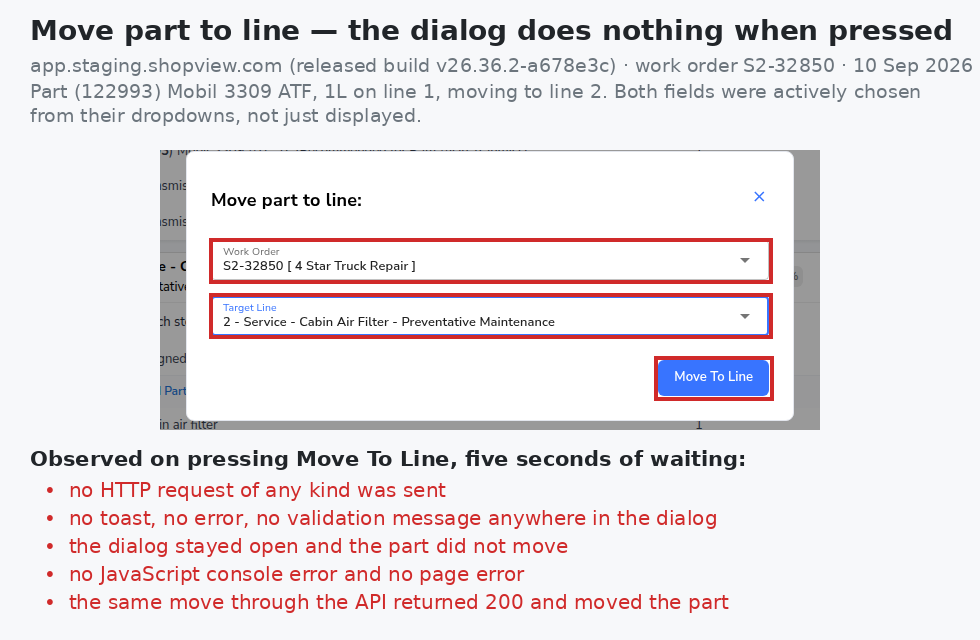
#> input picture build/move-part-to-line-2026-09-10/ev/EX1-move-to-line-does-nothing.png, 980 x 640 px, given in place of P-cost-1-typed.png, which was not available
$ python exhibit.py
#> lines starting #> are read from the running program, lines starting #| are printed output that depends on the picture
# usage: python3.12 exhibit.py -> SV-11116 Jira exhibits in ../ev/
from PIL import Image, ImageDraw, ImageFont
F=lambda n,b=False: ImageFont.truetype('/usr/share/fonts/truetype/dejavu/DejaVuSans%s.ttf'%('-Bold' if b else ''),n)
RED=(204,0,0); GRN=(0,140,60); ORG=(220,110,0); GRY=(70,70,70); EV='../ev/'
def panel(path,crop,boxes,title,tcol,sub,s=2):
#> called with path = 'P-cost-1-typed.png', crop = (500, 372, 1104, 445), tcol = (220, 110, 0), s = 2
    im=Image.open(EV+path).convert('RGB'); x0,y0,x1,y1=crop; c=im.crop((x0*s,y0*s,x1*s,y1*s))
#> in panel, im is the input picture: PIL image 980x640 RGB; mean R, G, B 236.1, 231.6, 234.3
#> after `c = im.crop((x0 * s, y0 * s, x1 * s, y1 * s))`: c: PIL image 1208x146 RGB; every value is 0
    if s==1: c=c.resize((c.width*2,c.height*2),Image.LANCZOS)
    d=ImageDraw.Draw(c)
    for (bx0,by0,bx1,by1),col,lab,pos in boxes:
        r=((bx0-x0)*2,(by0-y0)*2,(bx1-x0)*2,(by1-y0)*2); d.rectangle(r,outline=col,width=6)
        if lab:
            f=F(26,True); w=d.textlength(lab,font=f)
            tx={'r':c.width-w-24}.get(pos, max(4,min(r[0],c.width-w-20))); ty=r[3]+10 if pos in('b','r') else r[1]-48
            d.rectangle((tx-6,ty-4,tx+w+8,ty+36),fill=(255,255,255),outline=col,width=3); d.text((tx,ty),lab,font=f,fill=col)
    head=Image.new('RGB',(c.width,110),(255,255,255)); hd=ImageDraw.Draw(head); hd.text((20,12),title,font=F(30,True),fill=tcol); hd.text((20,62),sub,font=F(23),fill=GRY)
#> after `head = Image.new('RGB', (c.width, 110), (255, 255, 255))`: head: PIL image 1208x110 RGB; every value is 255
    o=Image.new('RGB',(c.width,c.height+110),(255,255,255)); o.paste(head,(0,0)); o.paste(c,(0,110)); return o
#> after `o = Image.new('RGB', (c.width, c.height + 110), (255, 255, 255))`: o: PIL image 1208x256 RGB; every value is 255
#> call 2 of panel, with path = 'PR-dialog.png', crop = (500, 372, 1104, 445), tcol = (204, 0, 0), s = 2
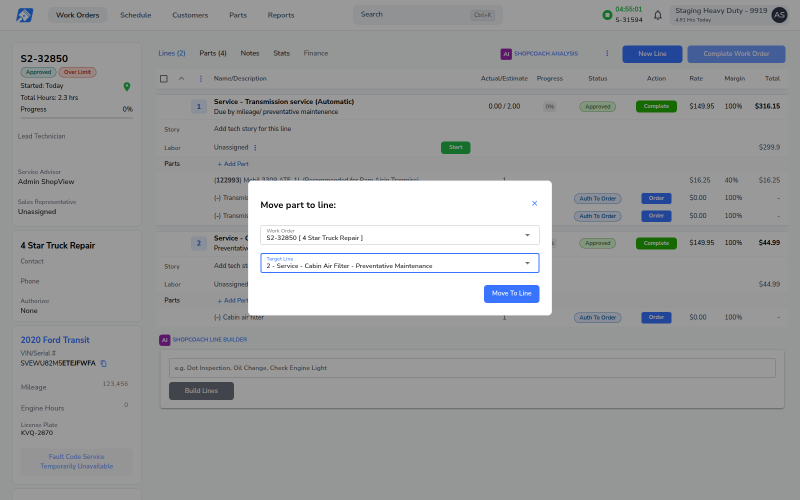
#> input picture build/move-part-to-line-2026-09-10/ev/mv3-filled.png, 1600 x 1000 px, given in place of PR-dialog.png, which was not available (shown at 1/2 size)
#> in panel, im is the input picture: PIL image 1600x1000 RGB; mean R, G, B 157, 158.3, 159.6
#> in panel (call 2), `x0, y0, x1, y1 = crop`: x0 = 500; y0 = 372; x1 = 1104; y1 = 445
#> in panel (call 2), `c = im.crop((x0 * s, y0 * s, x1 * s, y1 * s))`:
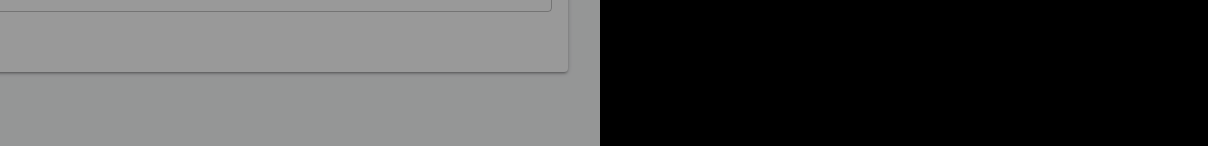
#> c: PIL image 1208x146 RGB; mean R, G, B 74.5, 74.7, 74.8
#> the loop in panel (call 2), `for (bx0,by0,bx1,by1),col,lab,pos in boxes:` made 2 passes
#> (bx0, by0, bx1, by1, col, lab, pos, r) on passes 1 to 2: (521, 388, 696, 428, (204, 0, 0), '', 0, (42, 32, 392, 112)), (712, 388, 888, 428, (204, 0, 0), '', 0, (424, 32, 776, 112))
#> in panel (call 2), `o.paste(c, (0, 110))`:
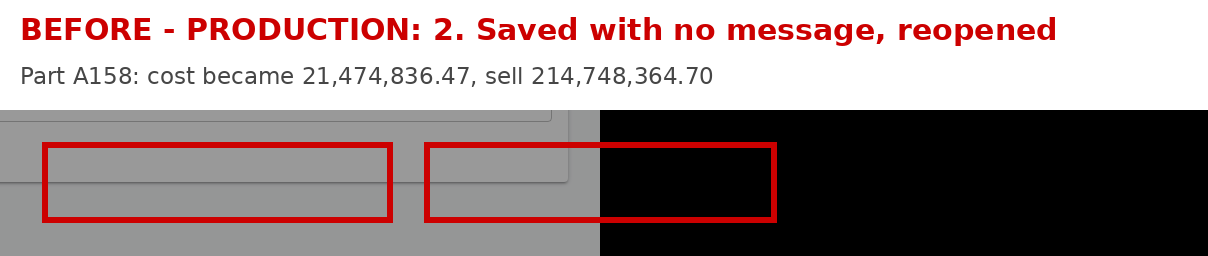
#> o: PIL image 1208x256 RGB; mean R, G, B 151.6, 139, 139
#> call 3 of panel, with path = 'G-cost-2-after-save.png', crop = (500, 400, 1500, 900), title = 'AFTER - QA BRANCH: same cost typed, Save', tcol = (0, 140, 60), s = 2
#> in panel (call 3), `x0, y0, x1, y1 = crop`: y0 = 400; x1 = 1500; y1 = 900
#> in panel (call 3), `c = im.crop((x0 * s, y0 * s, x1 * s, y1 * s))`:
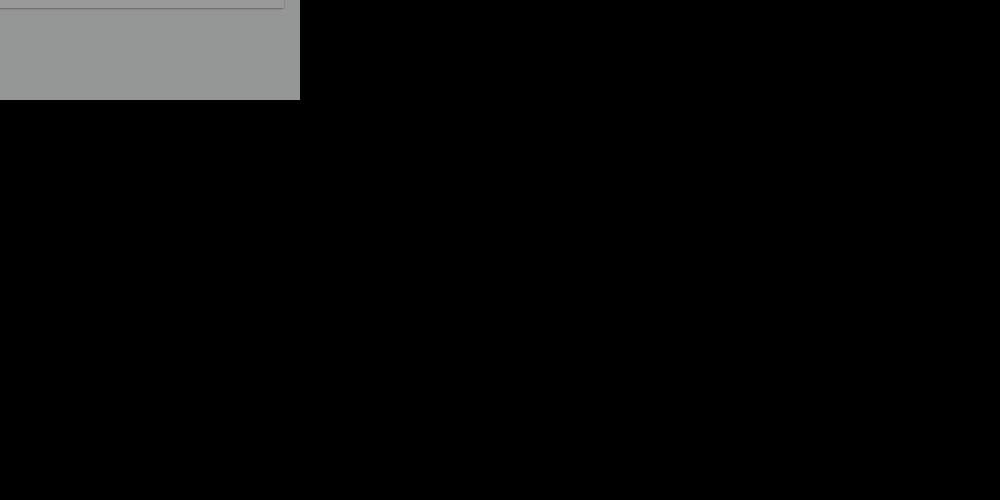
#> c: PIL image 2000x1000 RGB (shown at 1/2 size); mean R, G, B 8.9, 9, 9
#> the loop in panel (call 3), `for (bx0,by0,bx1,by1),col,lab,pos in boxes:` made 2 passes
#> (bx0, by0, bx1, by1, col, lab, pos, r) on pass 2: (1100, 770, 1500, 824, (0, 140, 60), 'Clear message, nothing saved', 1, (1200, 740, 2000, 848))
#> (bx0, by0, bx1, by1, col, lab, pos, r) on pass 1: (521, 412, 696, 452, (0, 140, 60), '', 0, (42, 24, 392, 104))
#> in panel (call 3), `head = Image.new('RGB', (c.width, 110), (255, 255, 255))`: head: PIL image 2000x110 RGB; every value is 255
#> in panel (call 3), `o = Image.new('RGB', (c.width, c.height + 110), (255, 255, 255))`: o: PIL image 2000x1110 RGB; every value is 255
#> in panel (call 3), `o.paste(c, (0, 110))`:
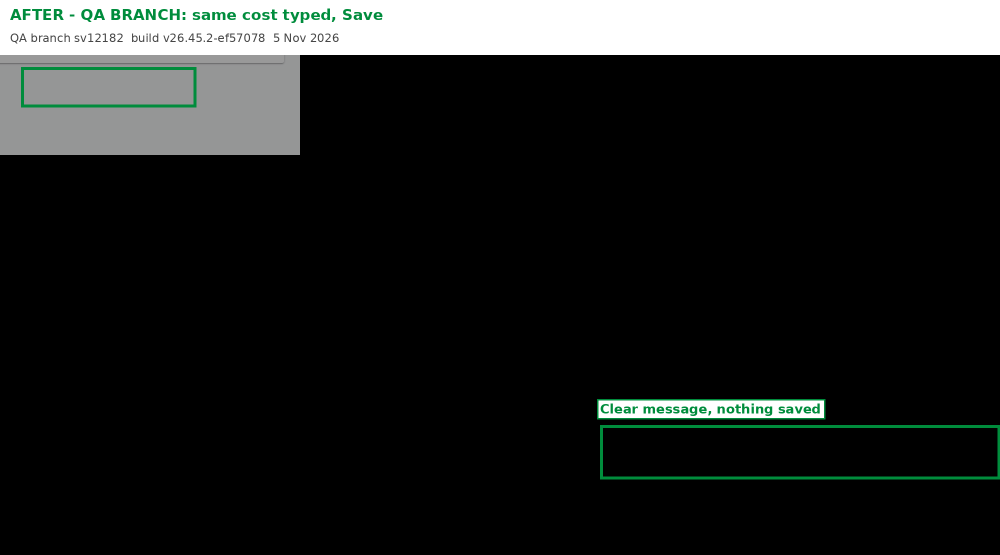
#> o: PIL image 2000x1110 RGB (shown at 1/2 size); mean R, G, B 33.4, 35.2, 34.2
def row(panels,caption,fn,stack=False):
#> called with fn = 'before-after-cost.png', stack = True
    if stack:
        W=max(p.width for p in panels)+60; H=sum(p.height for p in panels)+30*(len(panels)+1)+44*len(caption)+20; o=Image.new('RGB',(W,H),(240,240,240)); y=30
#> after `W = max((p.width for p in panels)) + 60`: W = 2060
#> after `H = sum((p.height for p in panels)) + 30 * (len(panels) + 1) + 44 * le`: H = 1850
#> after `o = Image.new('RGB', (W, H), (240, 240, 240))`: o: PIL image 2060x1850 RGB; every value is 240
        for p in panels: o.paste(p,(30,y)); y+=p.height+30
#> this loop made 3 passes
#> y on passes 1 to 3: 316, 602, 1742
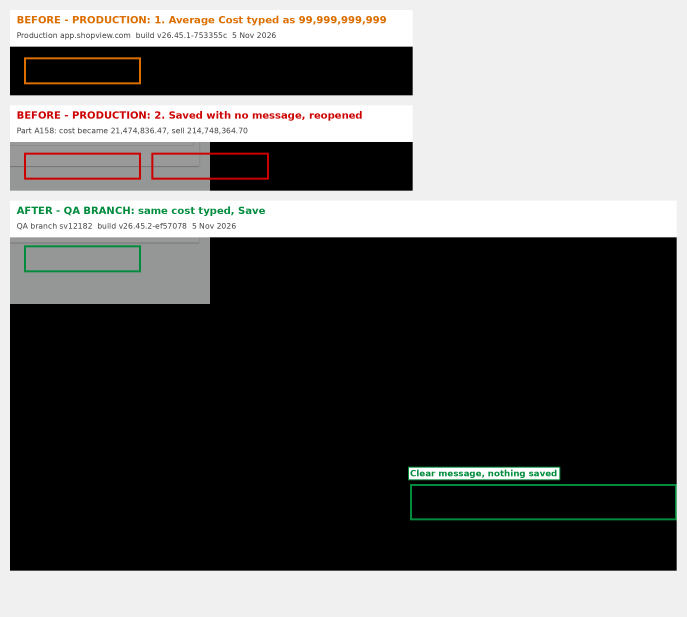
#> o: PIL image 2060x1850 RGB (shown at 1/3 size); mean R, G, B 101.9, 101.5, 100.5
#> after the loop, y = 1742
    else:
        W=sum(p.width for p in panels)+30*(len(panels)+1); H=max(p.height for p in panels)+60+44*len(caption); o=Image.new('RGB',(W,H),(240,240,240)); x=30
        for p in panels: o.paste(p,(x,30)); x+=p.width+30
        y=max(p.height for p in panels)+45
    d=ImageDraw.Draw(o)
    for t in caption: d.text((30,y),t,font=F(28),fill=GRY); y+=44
#> this loop made 2 passes
#> y on passes 1 to 2: 1786, 1830
#> after the loop, y = 1830
    o.save(EV+fn); print(fn,o.size)
#> after `o.save(EV + fn)`:
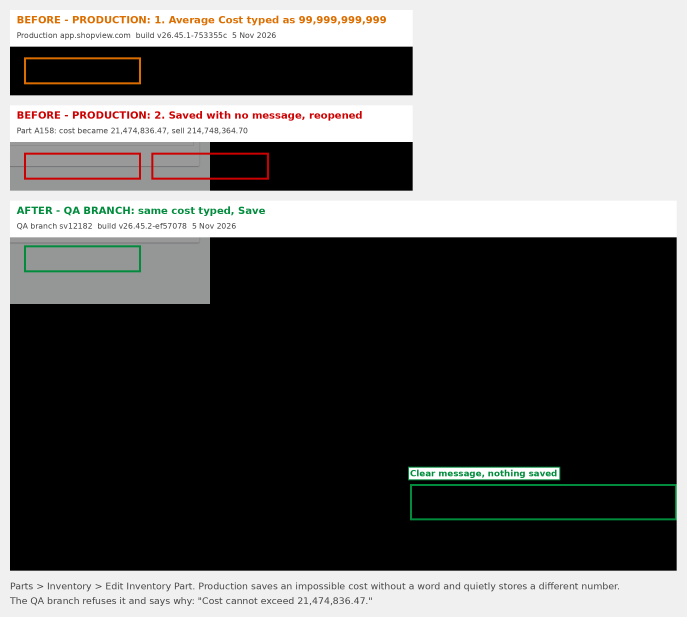
#> saved as before-after-cost.png: PIL image 2060x1850 RGB (shown at 1/3 size); mean R, G, B 101.3, 100.9, 99.8
#| before-after-cost.png (2060, 1850)
PROD='Production app.shopview.com  build v26.45.1-753355c  5 Nov 2026'; BR='QA branch sv12182  build v26.45.2-ef57078  5 Nov 2026'
row([panel('P-cost-1-typed.png',(500,372,1104,445),[((521,388,696,428),ORG,'',0)],'BEFORE - PRODUCTION: 1. Average Cost typed as 99,999,999,999',ORG,PROD),
     panel('PR-dialog.png',(500,372,1104,445),[((521,388,696,428),RED,'',0),((712,388,888,428),RED,'',0)],'BEFORE - PRODUCTION: 2. Saved with no message, reopened',RED,'Part A158: cost became 21,474,836.47, sell 214,748,364.70'),
     panel('G-cost-2-after-save.png',(500,400,1500,900),[((521,412,696,452),GRN,'',0),((1100,770,1500,824),GRN,'Clear message, nothing saved',1)],'AFTER - QA BRANCH: same cost typed, Save',GRN,BR)],
    ['Parts > Inventory > Edit Inventory Part. Production saves an impossible cost without a word and quietly stores a different number.','The QA branch refuses it and says why: "Cost cannot exceed 21,474,836.47."'],'before-after-cost.png',stack=True)
row([panel('PR-list.png',(250,180,1600,236),[((1214,196,1316,222),RED,'',0)],'BEFORE - PRODUCTION: Quantity typed as 012345678901234567, saved with no message',RED,PROD+'  -  part A158 now shows 100000096.99 Available'),
     panel('G-qty-2-after-save.png',(500,600,1500,900),[((804,624,890,664),GRN,'',0),((1100,661,1500,890),GRN,'',0)],'AFTER - QA BRANCH: same quantity typed, Save',GRN,BR)],
    ['Production accepted the pasted number and the part now has about 100 million in stock.','The QA branch refuses it: "Quantity must be between -99,999,999.99 and 99,999,999.99." and the same for the bin quantity.'],'before-after-quantity.png',stack=True)
#> (the run stopped early here; a loop or call above may not have finished)
